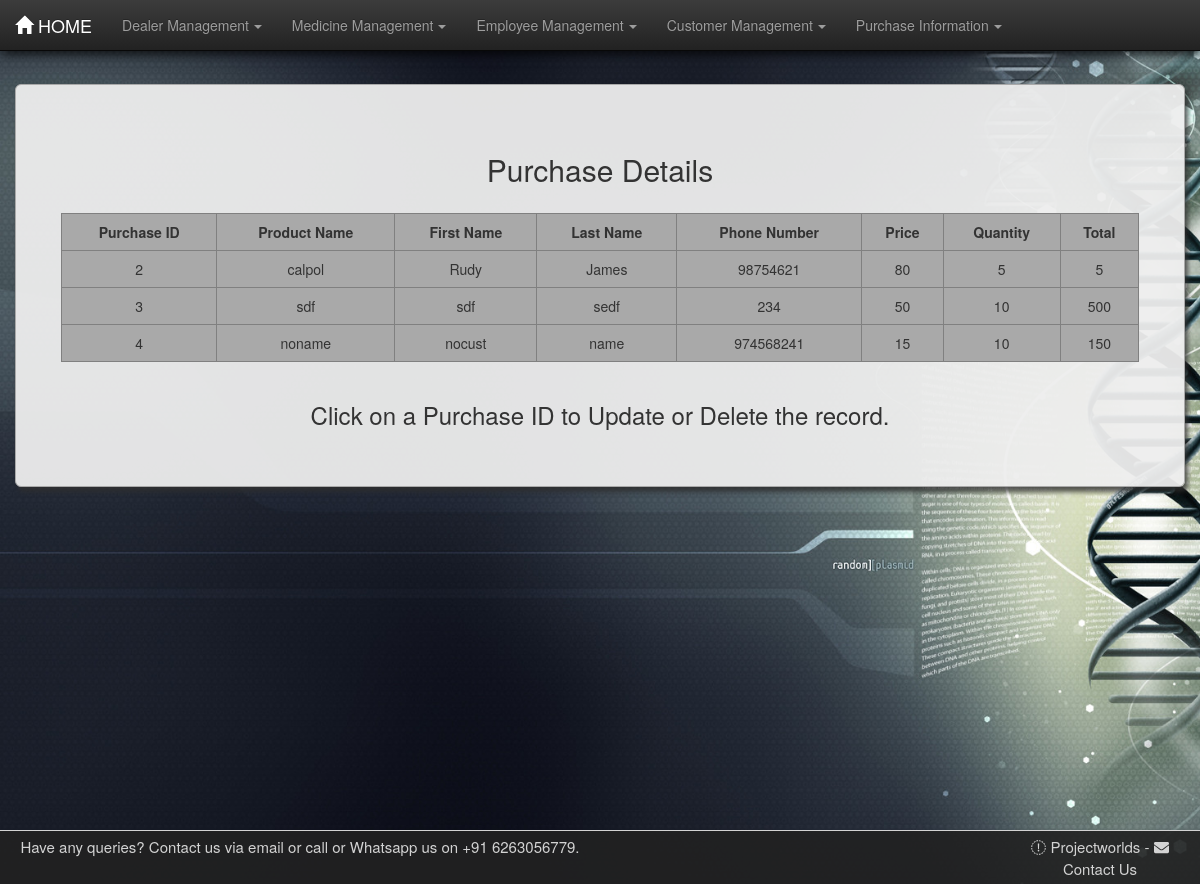
Page /pharma/purchasetable/ on the committed database.
### pharma/models.py (models this page shows, shortened)
class Purchase(models.Model):
    pname = models.CharField(max_length=30)
    fname = models.CharField(max_length=30)
    lname = models.CharField(max_length=30)
    phn_no = models.BigIntegerField()
    price = models.BigIntegerField()
    qty = models.BigIntegerField()
    total = models.BigIntegerField()

### pharma/views.py (the view)
def purchasetable(request):
    purchase = Purchase.objects.all()
    dict = {"purchase": purchase}
    return render(request, 'pharma/purchasetable.html', dict)

### pharma/templates/pharma/purchasetable.html (shortened to what this page needs)
{% load staticfiles %}
<!DOCTYPE html>
<html lang="en">
<head>
    <link rel="stylesheet" href="{% static 'pharma/css/bootstrap.min.css' %}">
    <link rel="stylesheet" href="{% static 'pharma/css/bootstrap-theme.min.css' %}">
    <link rel="stylesheet" href="{% static 'pharma/css/style.css' %}">
</head>
<body>
<nav class="navbar navbar-inverse navbar-fixed-top">
    <div class="container-fluid">
        <div class="navbar-header">
            <a href="/pharma/" class="navbar-brand"><span
                    class="glyphicon glyphicon glyphicon-home"></span>&nbsp;HOME</a>
        </div>
        <div class="collapse navbar-collapse" id="thisnav">
            <ul class="nav navbar-nav">
                <li class="dropdown"><a href="#" class="dropdown-toggle" data-toggle="dropdown">Dealer Management<b
                        class="caret"></b></a>
                </li>
                <li class="dropdown"><a href="#" class="dropdown-toggle" data-toggle="dropdown">Medicine Management<b
                        class="caret"></b></a>
                </li>
                <li class="dropdown"><a href="#" class="dropdown-toggle" data-toggle="dropdown">Employee Management<b
                        class="caret"></b></a>
                </li>
                <li class="dropdown"><a href="#" class="dropdown-toggle" data-toggle="dropdown">Customer Management<b
                        class="caret"></b></a>
                </li>
                <li class="dropdown"><a href="#" class="dropdown-toggle" data-toggle="dropdown">Purchase Information<b
                        class="caret"></b></a>
                </li>
            </ul>
        </div>
    </div>
</nav>
<div class="container-fluid martop7">
    <div class="jumbotron jumcust">
        <h2>Purchase Details</h2>
        <div class="row padtop15">
            <div class="col-md-1"></div>
        </div>
        <div class="row">
            <div class="col-md-1">
            </div>
            <table border="1" class="table table-responsive table-hover col-md-10">
                <tr>
                    <th>Purchase ID</th>
                    <th>Product Name</th>
                    <th>First Name</th>
                    <th>Last Name</th>
                    <th>Phone Number</th>
                    <th>Price</th>
                    <th>Quantity</th>
                    <th>Total</th>
                </tr>
                {% for foo in purchase %}
                    <tr>
                        <td class="idlink"><a href="/pharma/purchaseformview{{ foo.id }}/">{{ foo.id }}</a></td>
                        <td>{{ foo.pname }}</td>
                        <td>{{ foo.fname }}</td>
                        <td>{{ foo.lname }}</td>
                        <td>{{ foo.phn_no }}</td>
                        <td>{{ foo.price }}</td>
                        <td>{{ foo.qty }}</td>
                        <td>{{ foo.total }}</td>
                    </tr>
                {% endfor %}
            </table>
        </div>
        <footer><h3>Click on a Purchase ID to Update or Delete the record.</h3></footer>
    </div>
</div>
<footer id="contact" class="container-fluid text-center">
    <div class="row">
        <div class="left-footer col-lg-6">
            <span class="footer-text">Have any queries? Contact us via email or call or Whatsapp  us on +91 6263056779.</span>
        </div>
        <div class="col-lg-4"></div>
        <div class="right-footer col-lg-2">
                <span class="linkto" onclick=" window.open('https://projectworlds.in/', '_blank'); return false;"><i
                        class="fab fa-globe-square prefix mr-1"></i> Projectworlds</span>
            <span>-</span>
            <span class="linkto" data-toggle="modal" data-target="#modalContactForm"><i
                    class="fa fa-envelope prefix mr-1"></i> Contact Us</span>
        </div>
    </div>
</footer>
</body>
</html>

### pharma/static/pharma/css/style.css (style rules this page uses)
body { background-image: url("images/bghome.jpg"); background-size: cover; background-attachment: fixed; min-height: 100vh; }
.caret { margin-left: 5px; }
.padtop15 { padding-top: 15px; }
table { text-align: center; border-collapse: collapse; background-color: darkgray; }
th { text-align: center; }
.martop7 { margin-top: 7%; }
.jumcust { box-shadow: 3px 5px 5px rgba(47, 47, 47, 0.8); border: 1px solid darkgrey; border-radius: 0px; text-align: center; background-color: rgba(238, 238, 238, 0.95); }
.table>tbody>tr>td, .table>tbody>tr>th { border-top: none; }
a:link { text-decoration: none; color: #333; }
#contact { padding-top: 0.5rem; padding-bottom: 0.5rem; border-top: 1px solid; background-color: rgba(34, 34, 34, 0.9); color: lightgray; font-size: 1.5rem; position: fixed; left: 0; bottom: 0; width: 100%; }
.linkto { cursor: pointer; }
.navbar { box-shadow: 2px 3px 10px rgba(0, 0, 0, 0.8); }

### rows in the picture
Purchase: id "2", pname "calpol", fname "Rudy", lname "James", phn_no "98754621", price "80", qty "5", total "5"
Purchase: id "3", pname "sdf", fname "sdf", lname "sedf", phn_no "234", price "50", qty "10", total "500"
Purchase: id "4", pname "noname", fname "nocust", lname "name", phn_no "974568241", price "15", qty "10", total "150"
